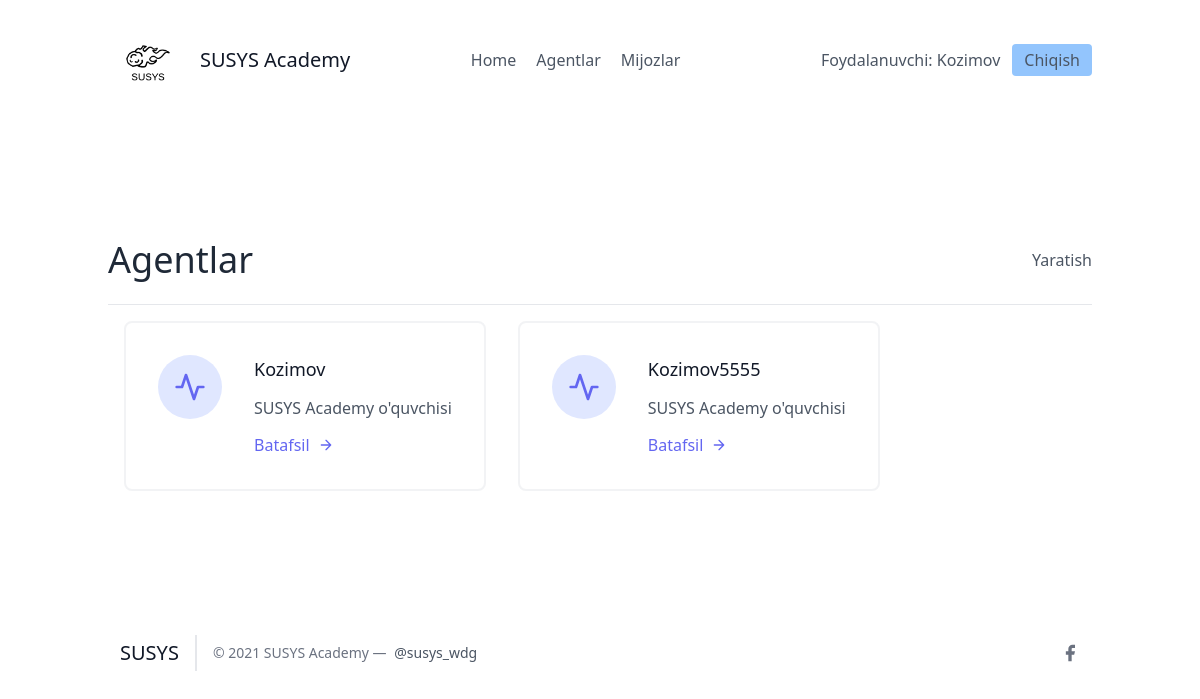
Screenshot of /agents/ (signed in) with the database file from the repository.
### leads/models.py (models this page shows, shortened)
class User(AbstractUser):
    is_organisor = models.BooleanField(default=True)
    is_agent = models.BooleanField(default=False)

class Agent(models.Model):
    user = models.OneToOneField(User, on_delete=models.CASCADE)
    organisation = models.ForeignKey(UserProfile, on_delete=models.CASCADE)

### agents/views.py (the view)
# urls.py: path('', AgentListView.as_view(), name="agent-list"),
class AgentListView(OrganisorAndLoginRequiredMixin, generic.ListView):
    template_name = "agents/agents_lists.html"
    def get_queryset(self):
        organisation = self.request.user.userprofile
        return Agent.objects.filter(organisation = organisation)

### agents/mixins.py (called while the page is built)
    def dispatch(self, request, *args, **kwargs):
        if not request.user.is_authenticated or not request.user.is_organisor:
            return redirect("login")
        return super().dispatch(request, *args, **kwargs)

### agents/templates/agents/agents_lists.html (shortened to what this page needs)
{% extends 'base.html' %}
{% block content %}
<section class="text-gray-600 body-font">
  <div class="container px-5 py-24 mx-auto flex flex-wrap">
    <div class="w-full py-6 flex justify-between items-center border-b border-gray-200">
        <div>
            <h1 class="text-4xl text-gray-800">Agentlar</h1>
        </div>
        <div>
            <a class="y=text-gray-500 hover:text-blue-700" href="{% url 'agents:agent-create' %}">Yaratish</a>
        </div>
    </div>
    <div class="flex flex-wrap">
      {% for agent in object_list %}
      <div class="p-4 lg:w-1/2 md:w-full">
        <div class="flex border-2 rounded-lg border-gray-200 border-opacity-50 p-8 sm:flex-row flex-col">
          <div class="w-16 h-16 sm:mr-8 sm:mb-0 mb-4 inline-flex items-center justify-center rounded-full bg-indigo-100 text-indigo-500 flex-shrink-0">
            <svg fill="none" stroke="currentColor" stroke-linecap="round" stroke-linejoin="round" stroke-width="2" class="w-8 h-8" viewBox="0 0 24 24">
              <path d="M22 12h-4l-3 9L9 3l-3 9H2"></path>
            </svg>
          </div>
          <div class="flex-grow">
            <h2 class="text-gray-900 text-lg title-font font-medium mb-3">{{ agent.user.username }}</h2>
            <p class="leading-relaxed text-base">SUSYS Academy o'quvchisi</p>
            <a href="{% url 'agents:agent-detail' agent.pk %}" class="mt-3 text-indigo-500 inline-flex items-center">Batafsil
              <svg fill="none" stroke="currentColor" stroke-linecap="round" stroke-linejoin="round" stroke-width="2" class="w-4 h-4 ml-2" viewBox="0 0 24 24">
                <path d="M5 12h14M12 5l7 7-7 7"></path>
              </svg>
            </a>
          </div>
        </div>
      </div>
      {% endfor %}
    </div>
  </div>
</section>
{% endblock %}

### frontend/details/navbar.html
{% load static %}
<header class="text-gray-600 body-font">
  <div class="container mx-auto flex flex-wrap p-5 flex-col md:flex-row items-center">
    <a class="flex title-font font-medium items-center text-gray-900 mb-4 md:mb-0">
      <img src="{% static 'img/logo-dark.png' %}" style="width: 80px;" alt="Logo">
      <span class="ml-3 text-xl">SUSYS Academy</span>
    </a>
    <nav class="md:ml-auto md:mr-auto flex flex-wrap items-center text-base justify-center">
      <a href="/" class="mr-5 hover:text-gray-900">Home</a>
    {% if not request.user.is_authenticated %}
      </nav>
        <button class="inline-flex items-center bg-blue-300 border-0 py-1 px-3 focus:outline-none hover:bg-blue-200 rounded text-base mt-4 md:mt-0" style="margin-right: 20px">
          <a  href="{% url 'signup' %}">Ro'yxatdan o'tish
          </a>
        </button>
    {% else %}
        {% if request.user.is_organisor %}
        <a href="/agents/" class="mr-5 hover:text-gray-900">Agentlar</a>
        {% endif %}
        <a href="/leads/" class="mr-5 hover:text-gray-900">Mijozlar</a>
      </nav>
    {% endif %}
    {% if request.user.is_authenticated %}
      Foydalanuvchi: {{ request.user.username }}
      <button class="ml-3 inline-flex items-center bg-blue-300 border-0 py-1 px-3 focus:outline-none hover:bg-blue-200 rounded text-base mt-4 md:mt-0">
        <a  href="{% url 'logout' %}">Chiqish
        </a>
      </button>
    {% else %}
    <button class="inline-flex items-center bg-blue-300 border-0 py-1 px-3 focus:outline-none hover:bg-blue-200 rounded text-base mt-4 md:mt-0">
      <a href="{% url 'login' %}">Kirish
    </a>
    </button>
    {% endif %}
  </div>
</header>

### rows the page displays
User: user.username "Kozimov"
Agent: user.username "Kozimov"
Agent: user.username "Kozimov5555"
